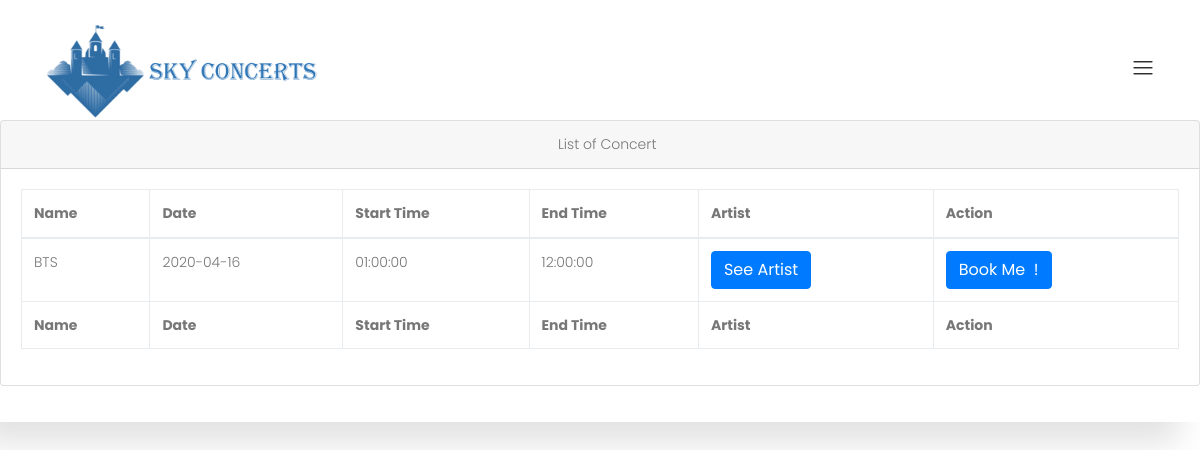
The app's page /customer/listConcert.php?bid=1 with its own data.
### tables this page shows
CREATE TABLE `concert` (
  `coid` int(12) NOT NULL,
  `name` varchar(100) NOT NULL,
  `date` date NOT NULL,
  `start_time` time NOT NULL,
  `end_time` time NOT NULL
);

### customer/listConcert.php (the view, shortened to what this page needs)
<?php
$query_concertView = "SELECT * FROM concert WHERE date >= CURDATE()";
$concertView = mysql_query($query_concertView);
$bid = $_GET['bid'];
$query_bView = "SELECT * FROM booking WHERE bid='$bid'";
$bView = mysql_query($query_bView);
$book = mysql_fetch_assoc($bView);
extract($book);
?>
<!DOCTYPE html>
<html lang="zxx" class="no-js">
<head>
		<link rel="stylesheet" href="css/linearicons.css">=
		<link rel="stylesheet" href="css/font-awesome.min.css">
		<link href="css/availability-calendar.css" rel="stylesheet">
		<link rel="stylesheet" href="css/magnific-popup.css">
		<link rel="stylesheet" href="https://code.jquery.com/ui/1.12.1/themes/base/jquery-ui.css">
		<link rel="stylesheet" href="css/bootstrap.css">
		<link rel="stylesheet" href="css/main.css">
	</head>
	<body>
		<header class="default-header">
			<div class="container">
				<div class="header-wrap">
					<div class="header-top d-flex justify-content-between align-items-center">
						<div class="logo">
							<a href="#home"><img src="img/newlogo2.png" alt="" height="100"></a>
						</div>
						<div class="main-menubar d-flex align-items-center">
							<div class="menu-bar"><span class="lnr lnr-menu"></span></div>
                           </div>
					</div>
				</div>
			</div>
		<div>
		<center>
		<div class="card mb-3">
           <div class="card-header">
             <i class="fas fa-table"></i>
             List of Concert</div>
           <div class="card-body">
             <div class="table-responsive">
               <table class="table table-bordered" id="dataTable" width="100%" cellspacing="0">
                 <thead>
                   <tr>
                     <th>Name</th>
                     <th>Date</th>
				  <th>Start Time</th>
				  <th>End Time</th>
				  <th>Artist</th>
				  <th>Action</th>
                   </tr>
                 </thead>
                 <tfoot>
                   <tr>
                     <th>Name</th>
                     <th>Date</th>
				  <th>Start Time</th>
				  <th>End Time</th>
				  <th>Artist</th>
				  <th>Action</th>
                   </tr>
                 </tfoot>
                 <tbody>
			  <?php
				while ($concert = mysql_fetch_assoc($concertView)) {
					extract($concert);
					echo "<html>
					<tr>
					  <td>" . $concert['name'] . "</td>
					  <td>" . $concert['date'] . "</td>
					  <td>" . $concert['start_time'] . "</td>
					  <td>" . $concert['end_time'] . "</td>";
						echo "<td><a class=\"btn btn-primary\" href=\"listArtist.php?cid=" . $concert['coid'] . "&bid=" . $book['bid'] ."\">See Artist</a></td>";
						echo "<td><a class=\"btn btn-primary\" href=\"getTicket.php?cid=" . $concert['coid'] . "&bid=" . $book['bid'] ."\">Book Me &nbsp;!</a></td>";
					echo "</tr></html>"; } ?>
                 </tbody>
               </table>
             </div>
           </div>
		</header>
	</body>
</html>

### customer/css/main.css (style rules this page uses)
body { color:#777;font-family:"Poppins",sans-serif;font-size:14px;font-weight:300;line-height:1.625em;position:relative }
a { -webkit-transition:all 0.3s ease 0s;-moz-transition:all 0.3s ease 0s;-o-transition:all 0.3s ease 0s;transition:all 0.3s ease 0s }
a,a:focus,a:hover { text-decoration:none;outline:0 }
td,th { border-radius:0px }
b,i,sup,sub,u,del { color:#fcd2ff }
body { position:relative }
.default-header { padding:5px 0;position:absolute;top:0;left:0;width:100%;z-index:9 }
.menu-bar { cursor:pointer }
.menu-bar span { color:#000;font-size:24px }
.main-menubar { position:relative }
.default-header { background-color:#fff;padding:20px 0;width:100% !important;box-shadow:-21.213px 21.213px 30px 0px rgba(158,158,158,0.3) }

### records on screen
concert: name "BTS", date "2020-04-16", start_time "01:00:00", end_time "12:00:00"
